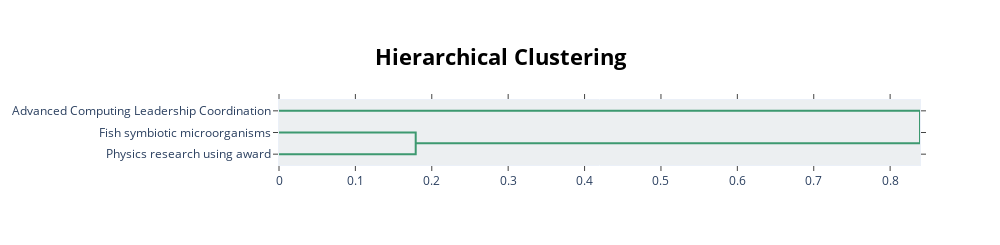

The cell this chart's notebook holds for it:
### Code cell
topic_model.visualize_hierarchy(custom_labels=True)

### Figure 1 — Plotly figure (JSON) as saved in the notebook; plotly's stock layout.template omitted (floating-point values rounded to 4 significant figures)
{"data": [{"hoverinfo": "text", "marker": {"color": "rgb(61,153,112)"}, "mode": "lines", "type": "scatter", "x": [0, 0.179, 0.179, 0], "xaxis": "x", "y": [-15, -15, -25, -25], "yaxis": "y"}, {"hoverinfo": "text", "marker": {"color": "rgb(61,153,112)"}, "mode": "lines", "type": "scatter", "x": [0, 0.8391, 0.8391, 0.179], "xaxis": "x", "y": [-5, -5, -20, -20], "yaxis": "y"}], "layout": {"autosize": false, "height": 245, "hoverlabel": {"bgcolor": "white", "font": {"family": "Rockwell", "size": 16}}, "hovermode": "closest", "plot_bgcolor": "#ECEFF1", "showlegend": false, "title": {"font": {"color": "Black", "size": 22}, "text": "<b>Hierarchical Clustering</b>", "x": 0.5, "xanchor": "center", "yanchor": "top"}, "width": 1000, "xaxis": {"mirror": "allticks", "rangemode": "tozero", "showgrid": false, "showline": true, "showticklabels": true, "ticks": "outside", "type": "linear", "zeroline": false}, "yaxis": {"mirror": "allticks", "range": [-30, 0], "rangemode": "tozero", "showgrid": false, "showline": true, "showticklabels": true, "tickmode": "array", "ticks": "outside", "ticktext": ["Advanced Computing Leadership Coordination", "Fish symbiotic microorganisms", "Physics research using award"], "tickvals": [-5, -15, -25], "type": "linear", "zeroline": false}}}
